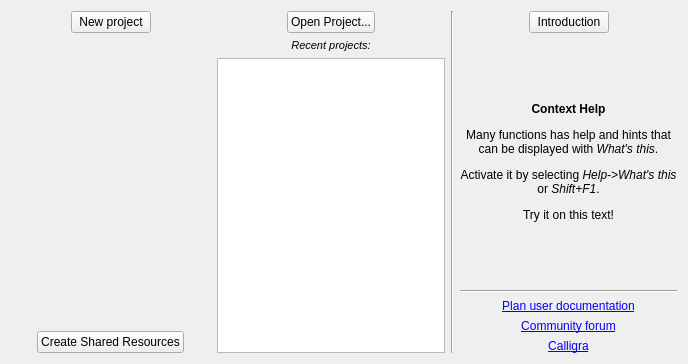
<?xml version="1.0" encoding="UTF-8"?>
<ui version="4.0">
 <class>KPlato::WelcomeView</class>
 <widget class="QWidget" name="KPlato::WelcomeView">
  <property name="geometry">
   <rect>
    <x>0</x>
    <y>0</y>
    <width>688</width>
    <height>364</height>
   </rect>
  </property>
  <layout class="QHBoxLayout" name="horizontalLayout_5">
   <item>
    <layout class="QVBoxLayout" name="verticalLayout_3">
     <item>
      <layout class="QHBoxLayout" name="horizontalLayout_2">
       <item>
        <spacer name="horizontalSpacer_2">
         <property name="orientation">
          <enum>Qt::Horizontal</enum>
         </property>
         <property name="sizeHint" stdset="0">
          <size>
           <width>13</width>
           <height>14</height>
          </size>
         </property>
        </spacer>
       </item>
       <item>
        <widget class="QPushButton" name="newProjectBtn">
         <property name="whatsThis">
          <string comment="@info:whartsthis"/>
         </property>
         <property name="text">
          <string>New project</string>
         </property>
         <property name="icon">
          <iconset theme="list-add">
           <normaloff>.</normaloff>.</iconset>
         </property>
        </widget>
       </item>
       <item>
        <spacer name="horizontalSpacer_6">
         <property name="orientation">
          <enum>Qt::Horizontal</enum>
         </property>
         <property name="sizeHint" stdset="0">
          <size>
           <width>13</width>
           <height>17</height>
          </size>
         </property>
        </spacer>
       </item>
      </layout>
     </item>
     <item>
      <spacer name="verticalSpacer_2">
       <property name="orientation">
        <enum>Qt::Vertical</enum>
       </property>
       <property name="sizeHint" stdset="0">
        <size>
         <width>20</width>
         <height>40</height>
        </size>
       </property>
      </spacer>
     </item>
     <item>
      <layout class="QHBoxLayout" name="horizontalLayout_4">
       <item>
        <spacer name="horizontalSpacer_8">
         <property name="orientation">
          <enum>Qt::Horizontal</enum>
         </property>
         <property name="sizeHint" stdset="0">
          <size>
           <width>40</width>
           <height>20</height>
          </size>
         </property>
        </spacer>
       </item>
       <item>
        <widget class="QPushButton" name="createResourceFileBtn">
         <property name="text">
          <string>Create Shared Resources</string>
         </property>
         <property name="icon">
          <iconset theme="user-group-new">
           <normaloff>.</normaloff>.</iconset>
         </property>
        </widget>
       </item>
       <item>
        <spacer name="horizontalSpacer_7">
         <property name="orientation">
          <enum>Qt::Horizontal</enum>
         </property>
         <property name="sizeHint" stdset="0">
          <size>
           <width>40</width>
           <height>20</height>
          </size>
         </property>
        </spacer>
       </item>
      </layout>
     </item>
    </layout>
   </item>
   <item>
    <layout class="QVBoxLayout" name="verticalLayout">
     <item>
      <layout class="QHBoxLayout" name="horizontalLayout">
       <item>
        <spacer name="horizontalSpacer_4">
         <property name="orientation">
          <enum>Qt::Horizontal</enum>
         </property>
         <property name="sizeHint" stdset="0">
          <size>
           <width>40</width>
           <height>20</height>
          </size>
         </property>
        </spacer>
       </item>
       <item>
        <widget class="QPushButton" name="openProjectBtn">
         <property name="whatsThis">
          <string comment="@info:whatsthis">&lt;html&gt;&lt;head/&gt;&lt;body&gt;&lt;p&gt;&lt;span style=&quot; font-weight:600;&quot;&gt;Open Project&lt;/span&gt;&lt;/p&gt;&lt;p&gt;Displays a file dialog enabling you to open an existing project.&lt;/p&gt;&lt;/body&gt;&lt;/html&gt;</string>
         </property>
         <property name="text">
          <string>Open Project...</string>
         </property>
         <property name="icon">
          <iconset theme="document-open">
           <normaloff>.</normaloff>.</iconset>
         </property>
        </widget>
       </item>
       <item>
        <spacer name="horizontalSpacer">
         <property name="orientation">
          <enum>Qt::Horizontal</enum>
         </property>
         <property name="sizeHint" stdset="0">
          <size>
           <width>40</width>
           <height>20</height>
          </size>
         </property>
        </spacer>
       </item>
      </layout>
     </item>
     <item>
      <widget class="QLabel" name="label">
       <property name="text">
        <string>&lt;html&gt;&lt;head/&gt;&lt;body&gt;&lt;p&gt;&lt;span style=&quot; font-size:8pt; font-style:italic;&quot;&gt;Recent projects:&lt;/span&gt;&lt;/p&gt;&lt;/body&gt;&lt;/html&gt;</string>
       </property>
       <property name="alignment">
        <set>Qt::AlignCenter</set>
       </property>
      </widget>
     </item>
     <item>
      <widget class="QListView" name="recentProjects"/>
     </item>
    </layout>
   </item>
   <item>
    <widget class="Line" name="line">
     <property name="orientation">
      <enum>Qt::Vertical</enum>
     </property>
    </widget>
   </item>
   <item>
    <layout class="QVBoxLayout" name="verticalLayout_2">
     <item>
      <layout class="QHBoxLayout" name="horizontalLayout_3">
       <item>
        <spacer name="horizontalSpacer_5">
         <property name="orientation">
          <enum>Qt::Horizontal</enum>
         </property>
         <property name="sizeHint" stdset="0">
          <size>
           <width>40</width>
           <height>20</height>
          </size>
         </property>
        </spacer>
       </item>
       <item>
        <widget class="QPushButton" name="introductionBtn">
         <property name="text">
          <string>Introduction</string>
         </property>
         <property name="icon">
          <iconset theme="help-hint">
           <normaloff>.</normaloff>.</iconset>
         </property>
        </widget>
       </item>
       <item>
        <spacer name="horizontalSpacer_3">
         <property name="orientation">
          <enum>Qt::Horizontal</enum>
         </property>
         <property name="sizeHint" stdset="0">
          <size>
           <width>40</width>
           <height>20</height>
          </size>
         </property>
        </spacer>
       </item>
      </layout>
     </item>
     <item>
      <spacer name="verticalSpacer_3">
       <property name="orientation">
        <enum>Qt::Vertical</enum>
       </property>
       <property name="sizeHint" stdset="0">
        <size>
         <width>20</width>
         <height>40</height>
        </size>
       </property>
      </spacer>
     </item>
     <item>
      <widget class="QLabel" name="contextHelp">
       <property name="text">
        <string>&lt;html&gt;&lt;head/&gt;&lt;body&gt;&lt;p&gt;&lt;span style=&quot; font-weight:600;&quot;&gt;Context Help&lt;/span&gt;&lt;/p&gt;&lt;p&gt;Many functions has help and hints that can be displayed with &lt;span style=&quot; font-style:italic;&quot;&gt;What's this&lt;/span&gt;.&lt;/p&gt;&lt;p&gt;Activate it by selecting &lt;span style=&quot; font-style:italic;&quot;&gt;Help-&amp;gt;What's this&lt;/span&gt; or &lt;span style=&quot; font-style:italic;&quot;&gt;Shift+F1&lt;/span&gt;.&lt;/p&gt;&lt;p&gt;Try it on this text!&lt;/p&gt;&lt;/body&gt;&lt;/html&gt;</string>
       </property>
       <property name="scaledContents">
        <bool>true</bool>
       </property>
       <property name="alignment">
        <set>Qt::AlignHCenter|Qt::AlignTop</set>
       </property>
       <property name="wordWrap">
        <bool>true</bool>
       </property>
      </widget>
     </item>
     <item>
      <spacer name="verticalSpacer">
       <property name="orientation">
        <enum>Qt::Vertical</enum>
       </property>
       <property name="sizeHint" stdset="0">
        <size>
         <width>20</width>
         <height>40</height>
        </size>
       </property>
      </spacer>
     </item>
     <item>
      <widget class="Line" name="line_2">
       <property name="orientation">
        <enum>Qt::Horizontal</enum>
       </property>
      </widget>
     </item>
     <item>
      <widget class="QLabel" name="label_5">
       <property name="toolTip">
        <string>https://userbase.kde.org/Plan</string>
       </property>
       <property name="text">
        <string comment="@action:button">&lt;a href=&quot;https://userbase.kde.org/Plan&quot;&gt;Plan user documentation&lt;/a&gt;</string>
       </property>
       <property name="alignment">
        <set>Qt::AlignCenter</set>
       </property>
       <property name="openExternalLinks">
        <bool>true</bool>
       </property>
      </widget>
     </item>
     <item>
      <widget class="QLabel" name="label_4">
       <property name="toolTip">
        <string>https://forum.kde.org/viewforum.php?f=203</string>
       </property>
       <property name="text">
        <string comment="@action:button">&lt;a href=&quot;https://forum.kde.org/viewforum.php?f=203&quot;&gt;Community forum&lt;/a&gt;</string>
       </property>
       <property name="alignment">
        <set>Qt::AlignCenter</set>
       </property>
       <property name="openExternalLinks">
        <bool>true</bool>
       </property>
      </widget>
     </item>
     <item>
      <widget class="QLabel" name="label_3">
       <property name="toolTip">
        <string>https://calligra.org</string>
       </property>
       <property name="text">
        <string comment="@action:button">&lt;a href=&quot;https://calligra.org&quot;&gt;Calligra&lt;/a&gt;</string>
       </property>
       <property name="alignment">
        <set>Qt::AlignCenter</set>
       </property>
       <property name="openExternalLinks">
        <bool>true</bool>
       </property>
      </widget>
     </item>
    </layout>
   </item>
  </layout>
 </widget>
 <resources/>
 <connections/>
</ui>
